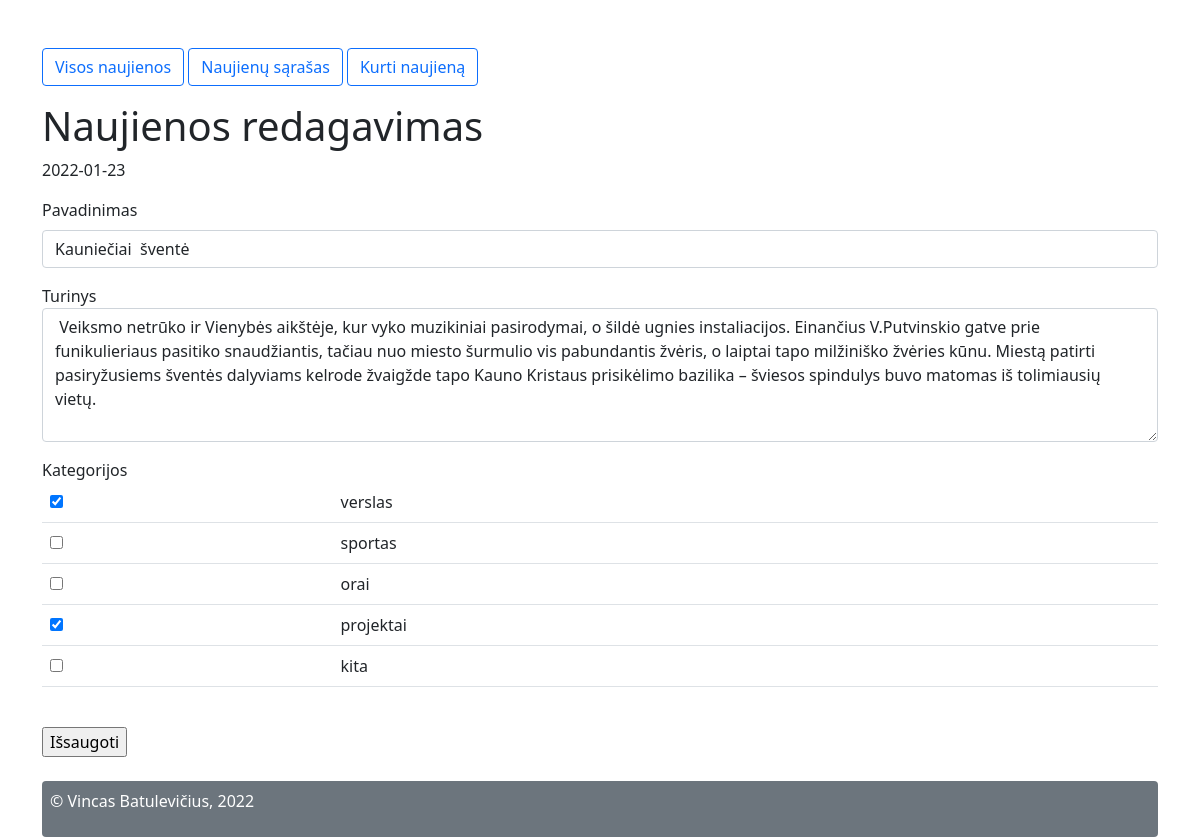
The app's page /keisti_naujiena.php?nid=3 with its own data.
### tables this page shows
CREATE TABLE `naujienos` (
  `id` int NOT NULL,
  `pavadinimas` varchar(500) NOT NULL,
  `turinys` text NOT NULL,
  `data` date NOT NULL
);

CREATE TABLE `kategorijos` (
  `id` int NOT NULL,
  `kategorija` varchar(10) NOT NULL
);

### keisti_naujiena.php (the view, shortened to what this page needs)
<!DOCTYPE html>
<html>
<head>
<link href="https://cdn.jsdelivr.net/npm/bootstrap@5.1.3/dist/css/bootstrap.min.css" rel="stylesheet">
</head>
<body>
<div class="container pt-5">
<p><a href='index.php' class='btn btn-outline-primary'>Visos naujienos</a>
<a href='naujienu_sarasas.php' class='btn btn-outline-primary'>Naujienų sąrašas</a>
<a href='nauja_naujiena.php' class='btn btn-outline-primary'>Kurti naujieną</a><p>
 <h1>Naujienos redagavimas</h1>
<?php
include 'db.php';
$conn = new mysqli($servername, $username, $password, $dbname);
if (!empty($_POST))  {
$nid = $_POST["nid"];
$kategorijos = $_POST["kategorijos"];
$turinys = $_POST["turinys"];
$pavadinimas = $_POST["pavadinimas"];
$turinys = filter_var($turinys, FILTER_SANITIZE_STRING);
$pavadinimas = filter_var($pavadinimas, FILTER_SANITIZE_STRING);
if (filter_var($nid, FILTER_VALIDATE_INT) === false) {  echo("Klaida!"); exit();}
$sql = "UPDATE naujienos SET pavadinimas='$pavadinimas', turinys='$turinys', data=NOW() WHERE id=$nid";
if ($conn->query($sql) === TRUE) {
$sqkat = "DELETE FROM naujienu_kategorijos WHERE naujID=$nid";
if ($conn->query($sqkat) === TRUE) {
} else {
  echo "Ištrinti kategorijų nepavyko: " . $conn->error;
}
foreach ($kategorijos as $value) {
  $sq = "INSERT INTO naujienu_kategorijos (naujID, katID)  VALUES ($nid, $value)";
  if ($conn->query($sq) !== TRUE) echo "Kategorija $value neįrašyta";
}
echo "<div class='alert alert-success'>  Naujiena įrašyta</div>";
} else {
  echo "Klaida: " . $sql . "<br>" . $conn->error;
}
}
else {
$nid = $_GET["nid"];
}
$sql = "SELECT * FROM naujienos WHERE id = $nid";
$result = $conn->query($sql);
if ($result->num_rows > 0) {
  while($row = $result->fetch_assoc()) {
   $pavadinimas = $row["pavadinimas"];
   $turinys = $row["turinys"];
   echo "<p>" .$row["data"] . "</p> ";
   $kat_sql = "SELECT kategorijos.kategorija, naujienu_kategorijos.katID FROM kategorijos, naujienu_kategorijos WHERE  naujienu_kategorijos.katID =  kategorijos.id AND naujID =  $nid";
  $res = $conn->query($kat_sql);
   $katIds = array();
    if ($res->num_rows > 0) {
  while($rw = $res->fetch_assoc()) {
  array_push($katIds,$rw["katID"] );
  }
 }
  }
} else {
  echo "Naujienų nėra";
}
?>
<form action="<?php echo htmlspecialchars($_SERVER['PHP_SELF']);?>" method="post" name="myForm" onsubmit="return validateForm()" >
<div class="mb-3 mt-3">
    <label for="pavadinimas" class="form-label">Pavadinimas</label>
    <input type="text" name="pavadinimas" id="pavadinimas"  class="form-control"  value="<?php echo $pavadinimas ?>">
  </div>
<div class="mb-3 mt-3">
 <label for="turinys">Turinys</label>
<textarea name="turinys" id="turinys" rows="5" class="form-control"     > <?php echo $turinys ?>  </textarea>
</div>
Kategorijos <br>
<?php
$sql = "SELECT * FROM kategorijos";
$result = $conn->query($sql);
if ($result->num_rows > 0) {
echo "<table class='table'>";
  while($row = $result->fetch_assoc()) {
 $kid =  $row["id"];
 $ckhecked = "";   if (in_array($kid, $katIds)) $ckhecked = "checked";
  echo " <tr><td><input type='checkbox' name='kategorijos[]'  value='$kid'   $ckhecked  >" . "</td><td>".$row["kategorija"]."</td></tr>";
  }
  echo "</table><br>";
}
?>
<input type="submit"   value="Išsaugoti" >
</form>
<div class="mt-4 p-2 bg-secondary text-white rounded">
   <p>&copy; Vincas Batulevičius, 2022</p>
</div>
</div>
</body>
</html>

### records on screen
naujienos: data "2022-01-23", pavadinimas "Kauniečiai šventė", turinys "Veiksmo netrūko ir Vienybės aikštėje, kur vyko muzikiniai pasirodymai, o šildė ugnies instaliacijos. Einančius V.Putvinskio gatve prie funikulieriaus pasitiko snaudžiantis, tačiau nuo miesto šurmulio vis pabundantis žvėris, o laiptai tapo milžiniško žvėries kūnu. Miestą patirti pasiryžusiems šventės dalyviams kelrode žvaigžde tapo Kauno Kristaus prisikėlimo bazilika – šviesos spindulys buvo matomas iš tolimiausių vietų."
kategorijos: kategorija "verslas"
kategorijos: kategorija "sportas"
kategorijos: kategorija "orai"
kategorijos: kategorija "projektai"
kategorijos: kategorija "kita"
